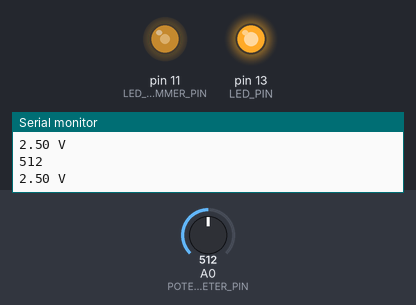
The program below on a simulated Arduino Uno, built with avr-gcc and run on an emulated ATmega328P. Shown: output pins drawn as LEDs (lit = HIGH), the last lines printed to the serial monitor. Inputs (shaded band) come from the test bench; at power-on: A0 (POTENTIOMETER_PIN) = 512.

Above: at 1.2 s.
1.3 s: A0 (POTENTIOMETER_PIN) set to 716
At 2.2 s:
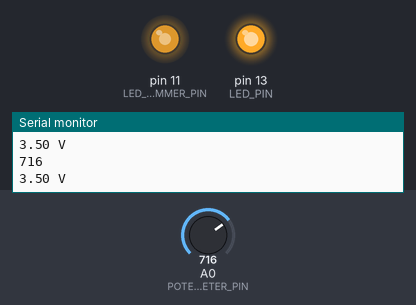
2.8 s: A0 (POTENTIOMETER_PIN) set to 900
At 4.0 s:
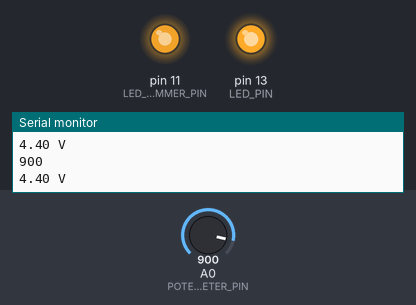
4.3 s: A0 (POTENTIOMETER_PIN) set to 511
At 5.5 s:
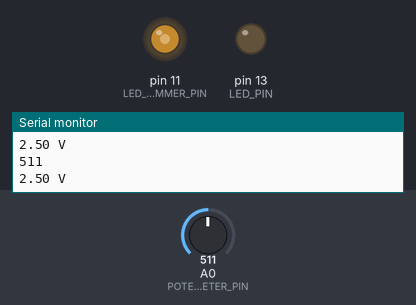
5.8 s: A0 (POTENTIOMETER_PIN) set to 122
At 6.3 s:
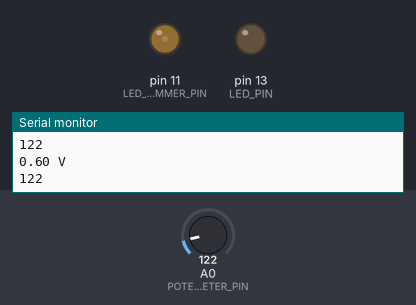
7.3 s: A0 (POTENTIOMETER_PIN) set to 0
At 7.7 s:
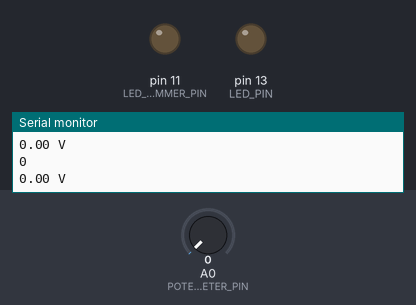
Timing chart, 0 to 9.8 s (numbered marks = the images above; inputs shaded):
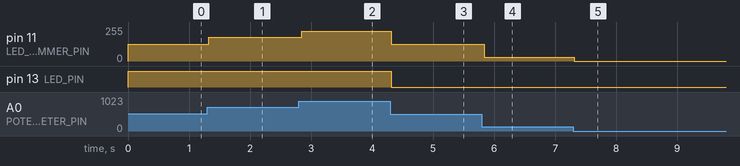

Measured:
- after the input at 1.3 s, pin 11 (LED_DIMMER_PIN): 127/255 → 178/255 at once
- after the input at 2.8 s, pin 11 (LED_DIMMER_PIN): 178/255 → 224/255 at once
- after the input at 4.3 s, pin 11 (LED_DIMMER_PIN): 224/255 → 127/255 at once; pin 13 (LED_PIN): HIGH → LOW at once
- after the input at 5.8 s, pin 11 (LED_DIMMER_PIN): 127/255 → 30/255 at once
- after the input at 7.3 s, pin 11 (LED_DIMMER_PIN): 30/255 → 0/255 at once

The program:

main.cpp
```cpp
#include <Arduino.h>
/**
 * @name Potentiometer with a threshold value
 * @desc
 *
 * @package Arduino Basics
 * @author Michael <michael@zenbox.de>
 * @since 2017/01/04
 * @version v1.0.0
 * @copyright (c) 2017 Michael Reichart
 * @license MIT License <http://opensource.org/licenses/MIT>
 */

const byte POTENTIOMETER_PIN = A0;
const byte LED_PIN = 13;
const byte LED_DIMMER_PIN = 11;

int potentiometerValue = 0;
int treshold = 512;
float voltage = 0;
byte pwmValue = 0;

void setup(){
  /**
   * @name setup
   * @desc a must have function!
   */
  Serial.begin(9600);

  pinMode(POTENTIOMETER_PIN, INPUT);
  pinMode(LED_PIN, OUTPUT);

  /**
   * @desc read the current sensor values
   *       and save them in their variables
   */
  potentiometerValue = analogRead(POTENTIOMETER_PIN);

}

void loop(){
  /**
   * @name loop
   * @desc a must have function!
   */

  // read the analog value
  potentiometerValue = analogRead(POTENTIOMETER_PIN);
  Serial.print(potentiometerValue);
  Serial.println();

  // Spannungwert ausrechnen
  voltage = (potentiometerValue / 1023.0) * 5;
  Serial.print(voltage);
  Serial.print(" V");
  Serial.println();

  // LED fade in/out
  pwmValue = map(potentiometerValue, 0,1023, 0,255);
  analogWrite(LED_DIMMER_PIN, pwmValue);

  // HIGH the led, when sensor value is over threshold
  if (potentiometerValue >= treshold) {
    digitalWrite(LED_PIN, HIGH);
  } else {
    digitalWrite(LED_PIN, LOW);
  }
  delay(50);
}
```
